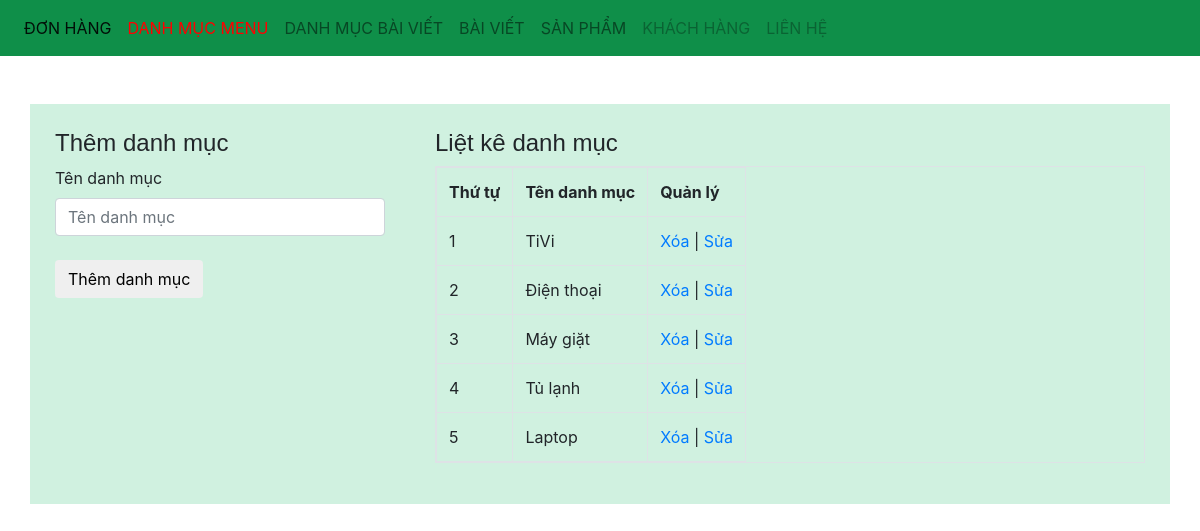
Page /admin/xulydanhmuc.php on the committed database.
### tables this page shows
CREATE TABLE IF NOT EXISTS `danhmuc` (
  `dm_id` int(11) NOT NULL AUTO_INCREMENT,
  `dm_name` varchar(255) NOT NULL,
  PRIMARY KEY (`dm_id`)
);

### admin/xulydanhmuc.php (the view, shortened to what this page needs)
<?php
include('../db/connect.php');
?>
<!DOCTYPE html>
<html>
<head>
<link href="../css/bootstrap.css" rel="stylesheet" type="text/css" media="all" />
</head>
<body>
<nav class="navbar navbar-expand-lg navbar-light bg-light">
    <div class="collapse navbar-collapse" id="navbarNav">
        <ul class="navbar-nav">
        <li class="nav-item active">
            <a class="nav-link" href="xulydonhang.php">Đơn hàng <span class="sr-only">(current)</span></a>
        </li>
        <li class="nav-item">
            <a class="nav-link" href="xulydanhmuc.php" style="color:red">Danh mục menu</a>
        </li>
        <li class="nav-item">
            <a class="nav-link" href="xulydanhmucbaiviet.php">Danh mục bài viết</a>
        </li>
        <li class="nav-item">
            <a class="nav-link" href="xulybaiviet.php">Bài viết</a>
        </li>
        <li class="nav-item">
            <a class="nav-link" href="xulysanpham.php">Sản phẩm</a>
        </li>
        <li class="nav-item">
            <a class="nav-link disabled" href="xulykhachhang.php">Khách hàng</a>
        </li>
        <li class="nav-item">
            <a class="nav-link disabled" href="xulylienhe.php">Liên hệ</a>
        </li>
        </ul>
    </div>
    </nav><br> <br>
    <div class="container">
        <div class="row">
            <?php
            if(isset($_GET['quanly'])=='capnhat'){
                $id_capnhat=$_GET['id'];
                $sql_capnhat=mysqli_query($mysqli,"select * from danhmuc where dm_id='$id_capnhat'");
                $row_capnhat=mysqli_fetch_array($sql_capnhat);
                ?>
                <div class="col-md-4">
                <h4>Cập nhật danh mục</h4>
                <label>Tên danh mục</label>
                <form action="" method="POST">
                    <input type="text" class="form-control" name="danhmuc" value="<?php echo $row_capnhat['dm_name'] ?>"><br>
                    <input type="hidden" class="form-control" name="id_danhmuc" value="<?php echo $row_capnhat['dm_id'] ?>">
                    <input type="submit" name="capnhatdanhmuc" value="Cập nhật danh mục" class="btn btn-default">
                </form>
                </div>
            <?php
            }else{
                ?>
                <div class="col-md-4">
                <h4>Thêm danh mục</h4>
                <label>Tên danh mục</label>
                <form action="" method="POST">
                    <input type="text" class="form-control" name="danhmuc" placeholder="Tên danh mục"><br>
                    <input type="submit" name="themdanhmuc" value="Thêm danh mục" class="btn btn-default">
                </form>
            </div>
            <?php
            }
            ?>
            <div class="col-md-8">
            <h4>Liệt kê danh mục</h4>
            <?php
            $sql_select=mysqli_query($mysqli,"select * from danhmuc order by dm_id desc")
            ?>
            <table class="table table-responsive table-bordered ">
                <tr>
                    <th>Thứ tự</th>
                    <th>Tên danh mục</th>
                    <th>Quản lý</th>
                </tr>
                <?php
                $i=0;
                while($row_danhmuc=mysqli_fetch_array($sql_select)){
                    $i++;
                ?>
                <tr>
                    <td><?php echo $i ?></td>
                    <td><?php echo $row_danhmuc['dm_name'] ?></td>
                    <td><a href="?xoa=<?php echo $row_danhmuc['dm_id'] ?>">Xóa</a> | <a href="?quanly=capnhat&id=<?php echo $row_danhmuc['dm_id'] ?>">Sửa</a></td>
                </tr>
                <?php
                }
                ?>
            </table>
            </div>
        </div>
    </div>
</body>
</html>

### rows in the picture
danhmuc: dm_name "TiVi"
danhmuc: dm_name "Điện thoại"
danhmuc: dm_name "Máy giặt"
danhmuc: dm_name "Tủ lạnh"
danhmuc: dm_name "Laptop"
